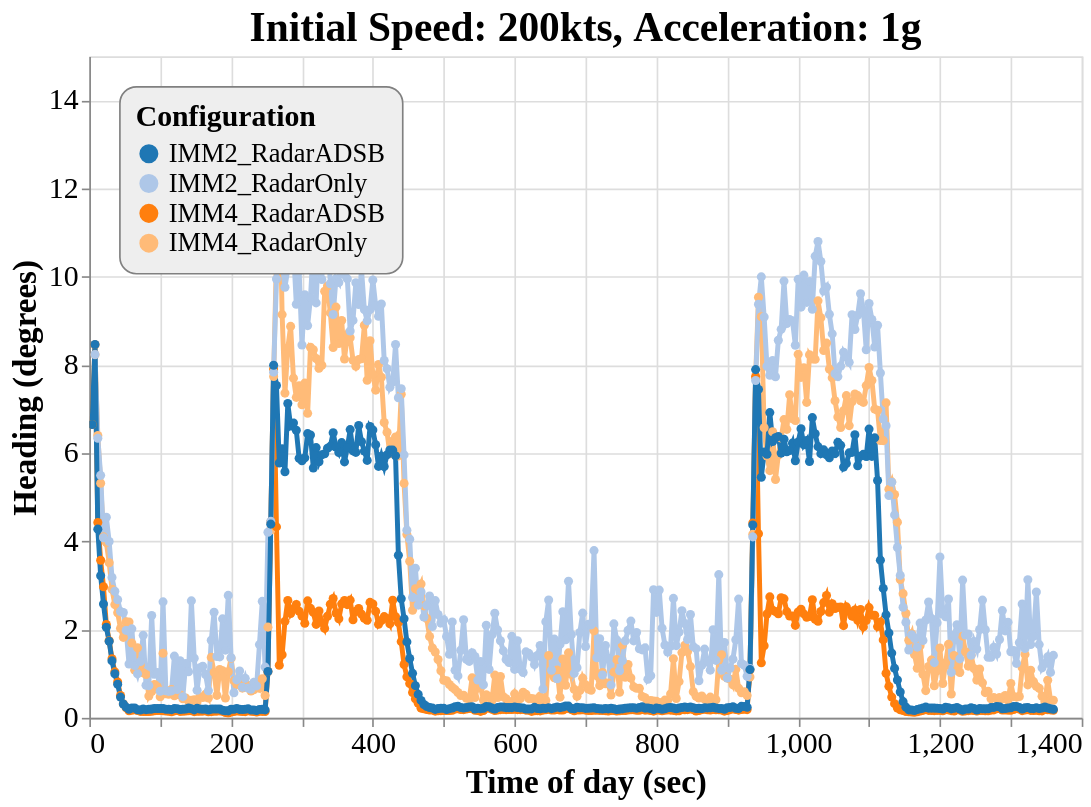

The specification (Vega-Lite) saved for this image:
### Vega-Lite specification from a JSON file in a GitHub repository (floating-point values rounded to 4 significant figures; data arrays with more than 128 entries replaced by an {"elided": "..."} marker saying what was removed)
{"config": {"view": {"continuousWidth": 600, "continuousHeight": 400}, "axisX": {"labelFontSize": 18, "titleFontSize": 20}, "axisY": {"labelFontSize": 18, "titleFontSize": 20}, "font": "Times New Roman", "legend": {"cornerRadius": 10, "fillColor": "#EEEEEE", "labelFontSize": 16, "orient": "top-left", "padding": 10, "strokeColor": "gray", "titleFontSize": 18}, "title": {"fontSize": 25}}, "data": {"name": "data-40f17369e5077dd83b6227d2d7b6d41c"}, "mark": {"type": "line", "point": true, "strokeWidth": 3}, "encoding": {"color": {"type": "ordinal", "field": "config", "scale": {"scheme": "category20"}, "title": "Configuration"}, "x": {"type": "quantitative", "field": "time", "title": "Time of day (sec)"}, "y": {"type": "quantitative", "field": "rmse_hdg", "scale": {"domain": [0, 15], "zero": false}, "title": "Heading (degrees)"}}, "selection": {"selector048": {"type": "interval", "bind": "scales", "encodings": ["x", "y"]}}, "title": "Initial Speed: 200kts, Acceleration: 1g", "$schema": "https://vega.github.io/schema/vega-lite/v4.8.1.json", "datasets": {"data-40f17369e5077dd83b6227d2d7b6d41c": {"elided": "1358 records"}}}
